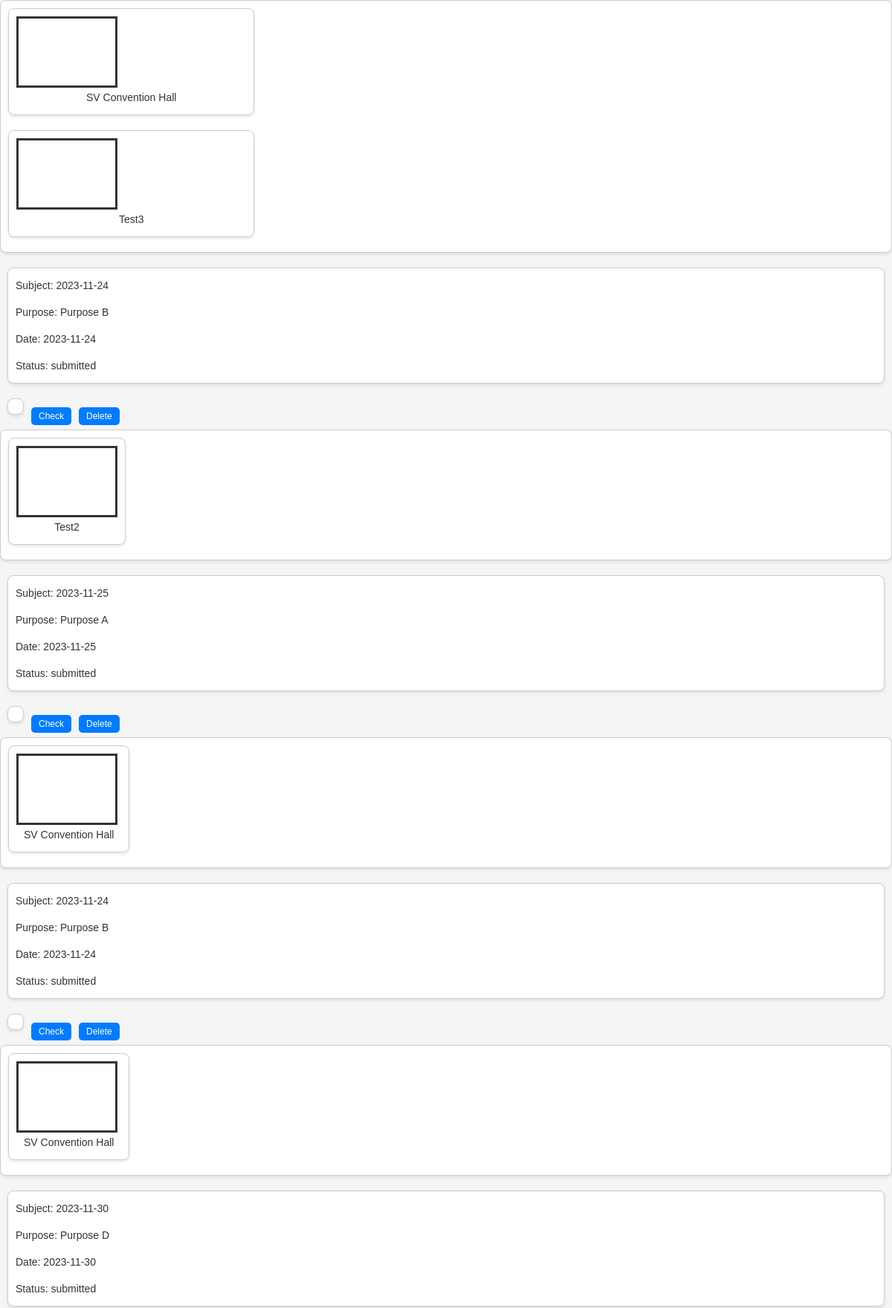
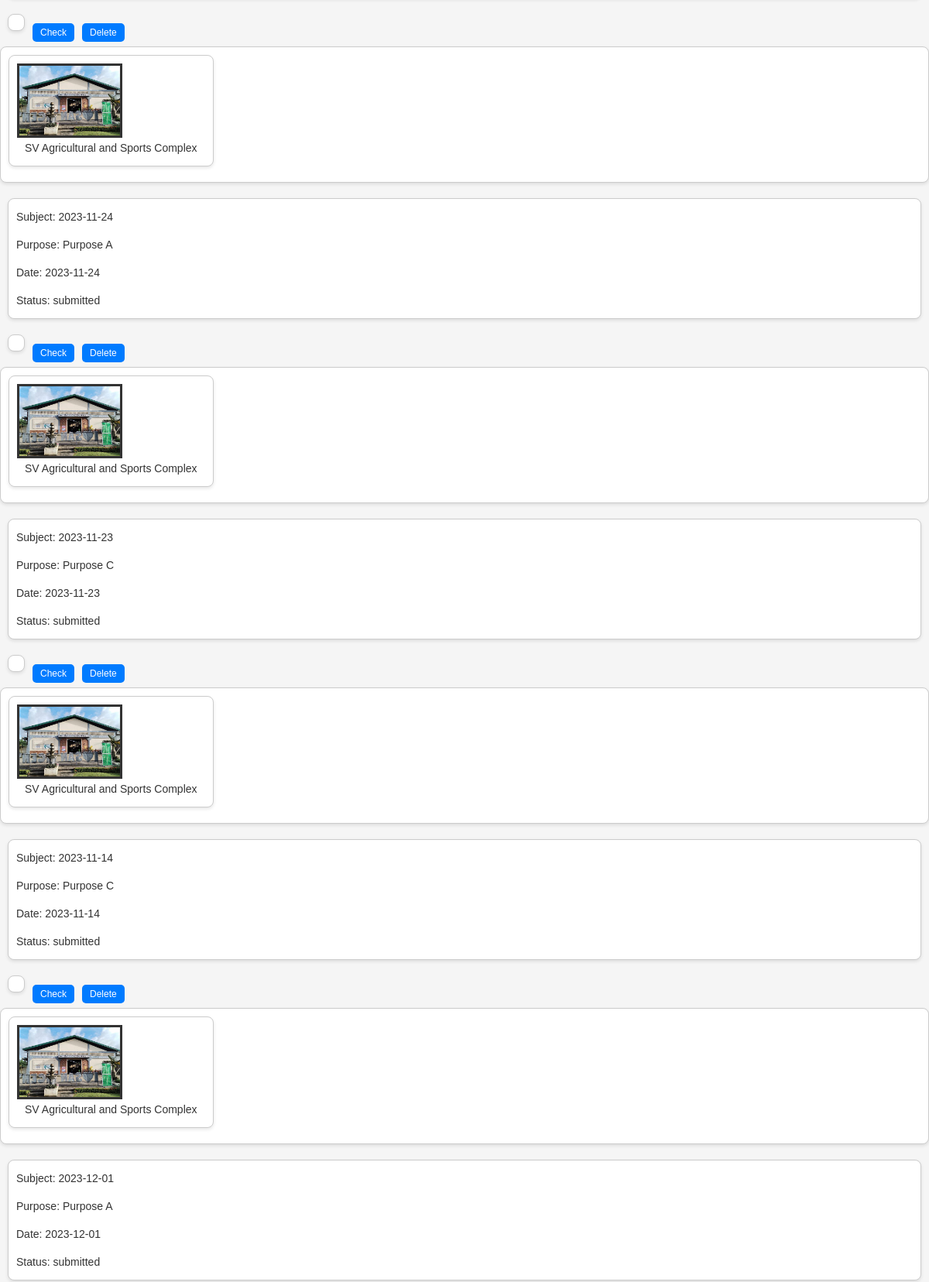
The app's page /mayor_page/frame_mayor_user_request.php (upper part) with its own data (2 pictures, top to bottom).
### tables this page shows
CREATE TABLE `facility` (
  `id` int(11) NOT NULL,
  `facility_name` varchar(50) NOT NULL,
  `location` varchar(50) NOT NULL,
  `type` varchar(30) NOT NULL,
  `capacity` int(7) NOT NULL,
  `supervisor_name` varchar(50) NOT NULL,
  `contact` varchar(11) NOT NULL,
  `email` varchar(30) NOT NULL,
  `details` varchar(300) NOT NULL,
  `availability` varchar(15) NOT NULL,
  `image_name` varchar(100) NOT NULL
);

CREATE TABLE `request` (
  `id` int(10) NOT NULL,
  `facility_id` varchar(50) NOT NULL,
  `equipment_qty` varchar(100) NOT NULL,
  `subject` varchar(50) NOT NULL,
  `date` date NOT NULL,
  `time` time NOT NULL,
  `purpose` varchar(30) NOT NULL,
  `user_id` int(11) NOT NULL,
  `admin_id` int(11) NOT NULL,
  `file` varchar(100) NOT NULL,
  `status` varchar(20) DEFAULT NULL,
  `equipment_status` varchar(20) NOT NULL
);

### mayor_page/frame_mayor_user_request.php (the view, shortened to what this page needs)
<!DOCTYPE html>
<html lang="en">
<head>
</head>
<body>
<?php
include '../dbConnect.php';
$sql = "SELECT * FROM request WHERE status = 'submitted'";
$result = $conn->query($sql);
if ($result) {
    while ($row = $result->fetch_assoc()) {
        $subject = $row["date"];
        $purpose = $row["purpose"];
        $date = $row["date"];
        $facilityIds = $row["facility_id"];
        $status = $row["status"];
        echo '<a href="view_request.php?request_id=' . $row["id"] . '" class="request-container">';
        echo '<div class="facility-container">';
        $facilityIdArray = explode(',', $facilityIds);
        foreach ($facilityIdArray as $facilityId) {
            $sqlFaci = "SELECT * FROM facility WHERE id = ?";
            $stmtFaci = $conn->prepare($sqlFaci);
            if ($stmtFaci) {
                $stmtFaci->bind_param("s", $facilityId);
                $stmtFaci->execute();
                $resultFaci = $stmtFaci->get_result();
                if ($resultFaci) {
                    while ($rowFaci = $resultFaci->fetch_assoc()) {
                        $image_name = $rowFaci["image_name"];
                        $imagePath = '../resources/facility_imgs/' . $image_name . '.png';
                        echo '<div class="facility-box">';
                        echo '<div class="image-container">';
                        echo '<div class="image" style="background-image: url(' . $imagePath . ');"></div>';
                        echo '</div>';
                        echo '<div class="text-container">';
                        echo '<p>' . $rowFaci["facility_name"] . '</p>';
                        echo '</div>';
                        echo '</div>';
                    }
                } else {
                    echo "<p>Error in facility query: " . $stmtFaci->error . "</p>";
                }
            } else {
                echo "<p>Error in facility query preparation: " . $conn->error . "</p>";
            }
        }
        echo '</div>';
        echo '<div class="text-container">';
        echo '<div class="details">';
        echo "<p>Subject: $subject</p>";
        echo "<p>Purpose: $purpose</p>";
        echo "<p>Date: $date</p>";
        echo "<p>Status: $status</p>";
        echo '</div>';
        echo '<div class="actions">';
        echo '<a href="#" onclick="updateStatus(' . $row["id"] . ', \'approved\')" class="action-button">Check</a>';
        echo '<a href="#" onclick="showDeleteModal(' . $row["id"] . ')" class="action-button">Delete</a>';
        echo '</div>';
        echo '</div>';
        echo '</a>';
    }
} else {
    echo "<p>Error in SQL query: " . $conn->error . "</p>";
}
?>
</body>
</html>

### mayor_page/frame_mayor_user_request.php (style rules this page uses)
body { font-family: 'Josephin Sans', sans-serif; background-color: #f5f5f5; margin: 0; padding: 0; }
.request-container { background-color: #fff; border: 1px solid #ccc; border-radius: 8px; padding: 10px; box-sizing: border-box; box-shadow: 0px 2px 4px rgba(0, 0, 0, 0.1); margin-bottom: 20px; display: flex; align-items: center; text-decoration: none; color: #333; }
.facility-container { display: flex; flex-wrap: wrap; justify-content: center; gap: 10px; }
.facility-box { background-color: #fff; border: 1px solid #ccc; border-radius: 8px; padding: 10px; box-sizing: border-box; box-shadow: 0px 2px 4px rgba(0, 0, 0, 0.1); margin-bottom: 10px; text-align: center; width: 100%; display: flex; flex-direction: column; }
p { font-size: 14px; margin: 5px 0; }
.image-container { width: 130px; height: 90px; overflow: hidden; border: solid; }
.image { width: 100%; height: 100%; background-size: cover; background-position: center; }
.text-container { flex-grow: 1; display: flex; flex-direction: column; justify-content: space-between; padding: 0 10px; }
.details { display: flex; flex-direction: column; gap: 10px; }
.actions { display: flex; align-items: center; gap: 10px; }
.action-button { display: inline-block; margin-top: 5px; padding: 5px 10px; background-color: #007BFF; color: #fff; text-decoration: none; border-radius: 5px; font-size: 12px; cursor: pointer; }

### records on screen
request: date "2023-11-24", purpose "Purpose B", status "submitted"
facility: facility_name "SV Convention Hall"
facility: facility_name "Test3"
request: date "2023-11-25", purpose "Purpose A", status "submitted"
facility: facility_name "Test2"
request: date "2023-11-24", purpose "Purpose B", status "submitted"
request: date "2023-11-30", purpose "Purpose D", status "submitted"
request: date "2023-11-24", purpose "Purpose A", status "submitted"
facility: image_name (picture), facility_name "SV Agricultural and Sports Complex"
request: date "2023-11-23", purpose "Purpose C", status "submitted"
request: date "2023-11-14", purpose "Purpose C", status "submitted"
request: date "2023-12-01", purpose "Purpose A", status "submitted"
